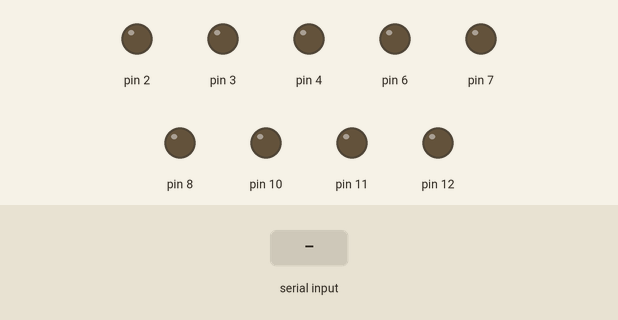
Recording of a sketch running on a simulated Arduino Uno, built with avr-gcc and run on an emulated ATmega328P. On the bench: output pins drawn as LEDs (lit = HIGH). The inputs (shaded band) are chosen by the test bench.

Above: at 1.2 s.
1.3 s: "1" received over Serial
At 2.1 s:
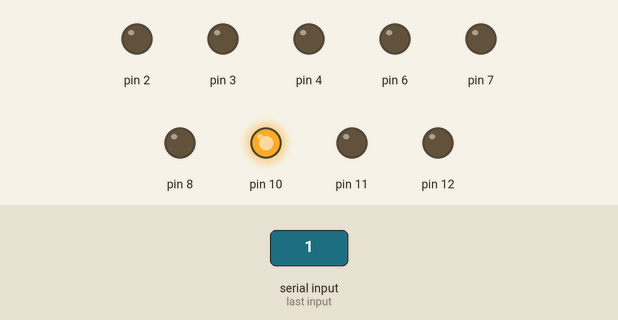
2.8 s: "2" received over Serial
At 3.3 s:
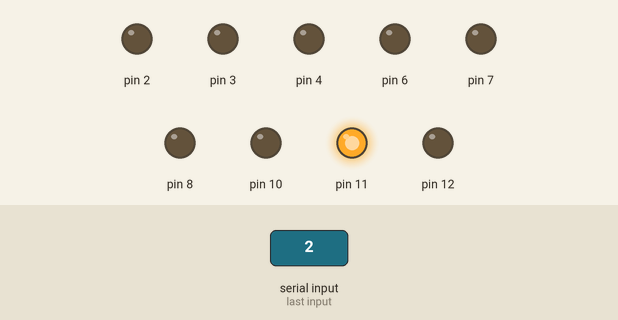
4.3 s: "3" received over Serial
At 5.5 s:
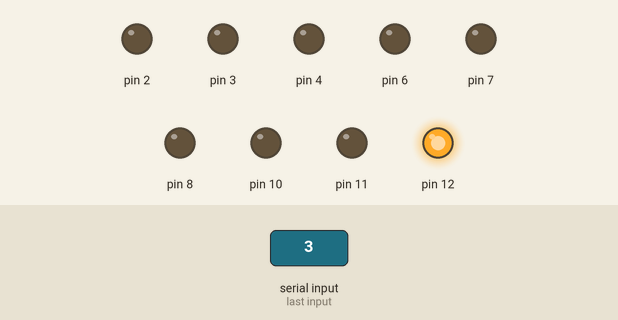
5.8 s: "4" received over Serial
At 6.8 s:
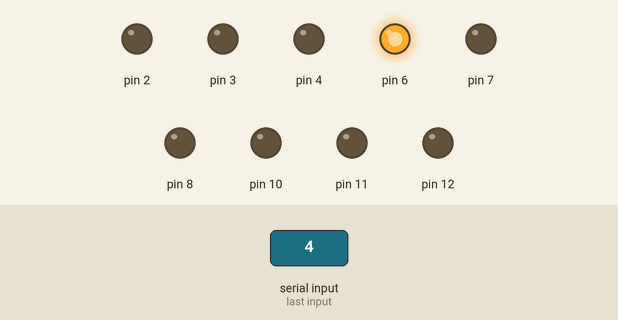
7.3 s: "5" received over Serial
At 7.9 s:
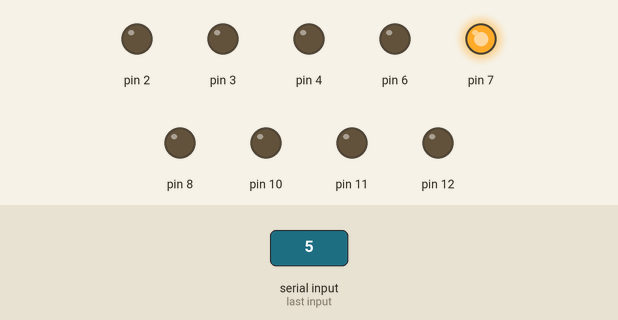
8.8 s: "6" received over Serial
At 10.2 s:
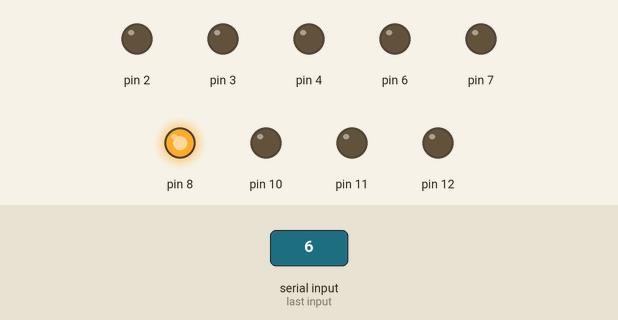
Timing chart, 0 to 11.3 s (numbered marks = the images above; inputs shaded):
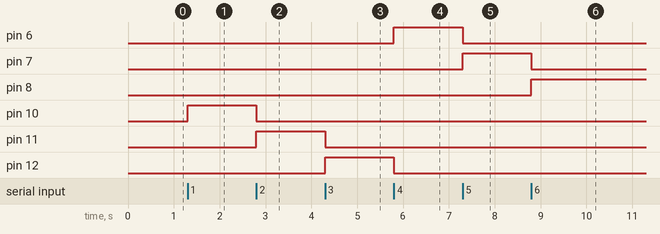

Measured:
- after the input at 1.3 s, pin 10: LOW → HIGH at once
- after the input at 2.8 s, pin 10: HIGH → LOW at once; pin 11: LOW → HIGH at once
- after the input at 4.3 s, pin 11: HIGH → LOW at once; pin 12: LOW → HIGH at once
- after the input at 5.8 s, pin 6: LOW → HIGH at once; pin 12: HIGH → LOW at once
- after the input at 7.3 s, pin 6: HIGH → LOW at once; pin 7: LOW → HIGH at once
- after the input at 8.8 s, pin 7: HIGH → LOW at once; pin 8: LOW → HIGH at once

The sketch:

sketch_nov29a.ino
```cpp
void setup() {
  // put your setup code here, to run once:
  //ayar kısmı

pinMode (10,OUTPUT);
pinMode (11,OUTPUT);
pinMode (12,OUTPUT);
pinMode (6,OUTPUT);
pinMode (7,OUTPUT);
pinMode (8,OUTPUT);
pinMode (2,OUTPUT);
pinMode (3,OUTPUT);
pinMode (4,OUTPUT);

Serial.begin (9600);

}

void loop() {
  // put your main code here, to run repeatedly:aksiyon kısmı


if (Serial.available())
{
int a=Serial.read();

if(a=='1') {digitalWrite(10,HIGH); digitalWrite(11,LOW);digitalWrite(12,LOW); digitalWrite(2,LOW); digitalWrite(3,LOW); digitalWrite(4,LOW); digitalWrite(6,LOW); digitalWrite(7,LOW); digitalWrite(8,LOW);}
if(a=='2') {digitalWrite(11,HIGH);digitalWrite(12,LOW); digitalWrite(2,LOW); digitalWrite(3,LOW); digitalWrite(4,LOW); digitalWrite(6,LOW); digitalWrite(7,LOW); digitalWrite(8,LOW); digitalWrite(10,LOW);}
if(a=='3') {digitalWrite(12,HIGH);digitalWrite(11,LOW); digitalWrite(2,LOW); digitalWrite(3,LOW); digitalWrite(4,LOW); digitalWrite(6,LOW); digitalWrite(7,LOW); digitalWrite(8,LOW); digitalWrite(10,LOW);}
if(a=='4') {digitalWrite(6,HIGH);digitalWrite(11,LOW);digitalWrite(12,LOW); digitalWrite(2,LOW); digitalWrite(3,LOW); digitalWrite(4,LOW);  digitalWrite(7,LOW); digitalWrite(8,LOW); digitalWrite(10,LOW);}
if(a=='5') {digitalWrite(7,HIGH);digitalWrite(11,LOW);digitalWrite(12,LOW); digitalWrite(2,LOW); digitalWrite(3,LOW); digitalWrite(4,LOW); digitalWrite(6,LOW);  digitalWrite(8,LOW); digitalWrite(10,LOW);}
if(a=='6') {digitalWrite(8,HIGH);digitalWrite(11,LOW);digitalWrite(12,LOW); digitalWrite(2,LOW); digitalWrite(3,LOW); digitalWrite(4,LOW); digitalWrite(6,LOW); digitalWrite(7,LOW);  digitalWrite(10,LOW);}
if(a=='7') {digitalWrite(2,HIGH);digitalWrite(11,LOW);digitalWrite(12,LOW);  digitalWrite(3,LOW); digitalWrite(4,LOW); digitalWrite(6,LOW); digitalWrite(7,LOW); digitalWrite(8,LOW); digitalWrite(10,LOW);}
if(a=='8') {digitalWrite(3,HIGH);digitalWrite(11,LOW);digitalWrite(12,LOW); digitalWrite(2,LOW);  digitalWrite(4,LOW); digitalWrite(6,LOW); digitalWrite(7,LOW); digitalWrite(8,LOW); digitalWrite(10,LOW);}
if(a=='9') {digitalWrite(4,HIGH);digitalWrite(11,LOW);digitalWrite(12,LOW); digitalWrite(2,LOW); digitalWrite(3,LOW);  digitalWrite(6,LOW); digitalWrite(7,LOW); digitalWrite(8,LOW); digitalWrite(10,LOW);}

}
}
```
